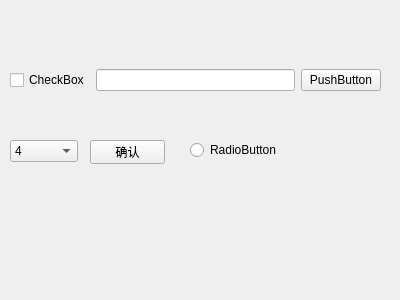
<?xml version="1.0" encoding="UTF-8"?>
<ui version="4.0">
 <class>Test1</class>
 <widget class="QWidget" name="Test1">
  <property name="geometry">
   <rect>
    <x>0</x>
    <y>0</y>
    <width>400</width>
    <height>300</height>
   </rect>
  </property>
  <property name="windowTitle">
   <string>Form</string>
  </property>
  <widget class="QWidget" name="horizontalLayoutWidget">
   <property name="geometry">
    <rect>
     <x>10</x>
     <y>40</y>
     <width>371</width>
     <height>80</height>
    </rect>
   </property>
   <layout class="QHBoxLayout" name="horizontalLayout">
    <item>
     <widget class="QCheckBox" name="checkBox">
      <property name="text">
       <string>CheckBox</string>
      </property>
     </widget>
    </item>
    <item>
     <widget class="QLineEdit" name="lineEdit"/>
    </item>
    <item>
     <widget class="QPushButton" name="pushButton">
      <property name="text">
       <string>PushButton</string>
      </property>
     </widget>
    </item>
   </layout>
  </widget>
  <widget class="QWidget" name="formLayoutWidget">
   <property name="geometry">
    <rect>
     <x>59</x>
     <y>180</y>
     <width>281</width>
     <height>80</height>
    </rect>
   </property>
   <layout class="QFormLayout" name="formLayout"/>
  </widget>
  <widget class="QPushButton" name="confirm">
   <property name="geometry">
    <rect>
     <x>90</x>
     <y>140</y>
     <width>75</width>
     <height>24</height>
    </rect>
   </property>
   <property name="text">
    <string>确认</string>
   </property>
  </widget>
  <widget class="QRadioButton" name="radioButton">
   <property name="geometry">
    <rect>
     <x>190</x>
     <y>140</y>
     <width>92</width>
     <height>20</height>
    </rect>
   </property>
   <property name="text">
    <string>RadioButton</string>
   </property>
  </widget>
  <widget class="QComboBox" name="xiala">
   <property name="enabled">
    <bool>true</bool>
   </property>
   <property name="geometry">
    <rect>
     <x>10</x>
     <y>140</y>
     <width>68</width>
     <height>22</height>
    </rect>
   </property>
   <property name="currentText">
    <string>4</string>
   </property>
   <property name="currentIndex">
    <number>3</number>
   </property>
   <item>
    <property name="text">
     <string>1</string>
    </property>
   </item>
   <item>
    <property name="text">
     <string>2</string>
    </property>
   </item>
   <item>
    <property name="text">
     <string>3</string>
    </property>
   </item>
   <item>
    <property name="text">
     <string>4</string>
    </property>
   </item>
  </widget>
 </widget>
 <resources/>
 <connections>
  <connection>
   <sender>checkBox</sender>
   <signal>clicked()</signal>
   <receiver>Test1</receiver>
   <slot>chose()</slot>
   <hints>
    <hint type="sourcelabel">
     <x>50</x>
     <y>79</y>
    </hint>
    <hint type="destinationlabel">
     <x>199</x>
     <y>149</y>
    </hint>
   </hints>
  </connection>
  <connection>
   <sender>confirm</sender>
   <signal>clicked()</signal>
   <receiver>Test1</receiver>
   <slot>confirm()</slot>
   <hints>
    <hint type="sourcelabel">
     <x>127</x>
     <y>151</y>
    </hint>
    <hint type="destinationlabel">
     <x>199</x>
     <y>149</y>
    </hint>
   </hints>
  </connection>
  <connection>
   <sender>lineEdit</sender>
   <signal>textEdited(QString)</signal>
   <receiver>Test1</receiver>
   <slot>chageword()</slot>
   <hints>
    <hint type="sourcelabel">
     <x>197</x>
     <y>79</y>
    </hint>
    <hint type="destinationlabel">
     <x>199</x>
     <y>149</y>
    </hint>
   </hints>
  </connection>
  <connection>
   <sender>xiala</sender>
   <signal>currentIndexChanged(int)</signal>
   <receiver>Test1</receiver>
   <slot>xiala()</slot>
   <hints>
    <hint type="sourcelabel">
     <x>43</x>
     <y>150</y>
    </hint>
    <hint type="destinationlabel">
     <x>199</x>
     <y>149</y>
    </hint>
   </hints>
  </connection>
 </connections>
 <slots>
  <slot>chose()</slot>
  <slot>confirm()</slot>
  <slot>chageword()</slot>
  <slot>xiala()</slot>
 </slots>
</ui>
